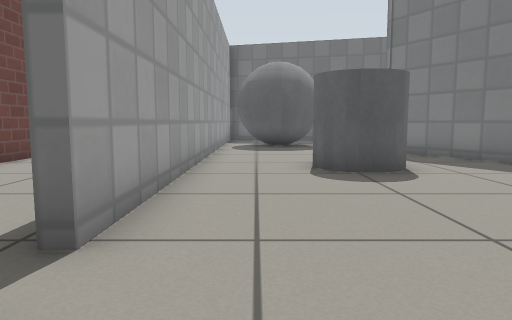
view 1 (above)

24 first-person views from a walk through a Gazebo world. The camera is 0.5 m above the floor, tilts 6° down and sees 70° across. The floor is counted in squares, 0.5 m on a side. Each view is taken from the middle of a square. On the plan, view 1 faces up. The plan holds only what a view shows up to about 13 squares ahead; the rest is blank. Simple patterns stand in for the simulator's built-in surfaces.

view 2
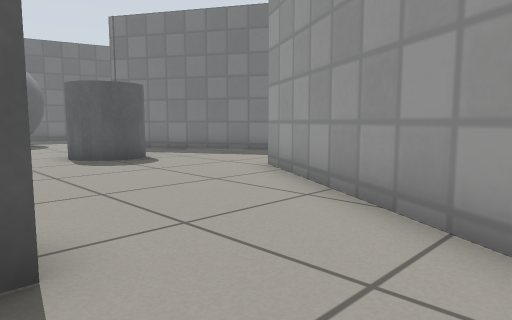

view 3
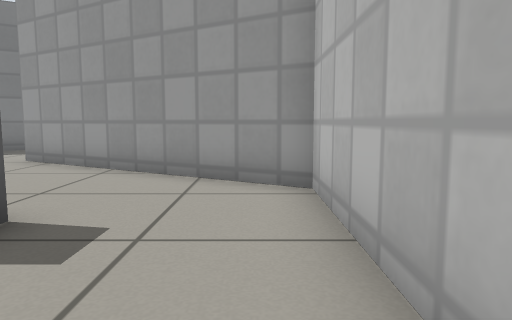

view 4
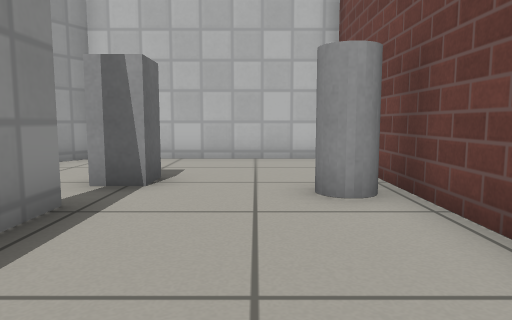

view 5
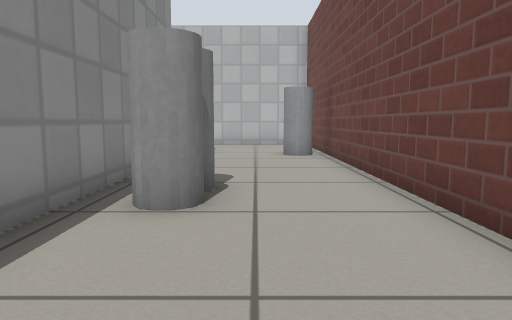

view 6
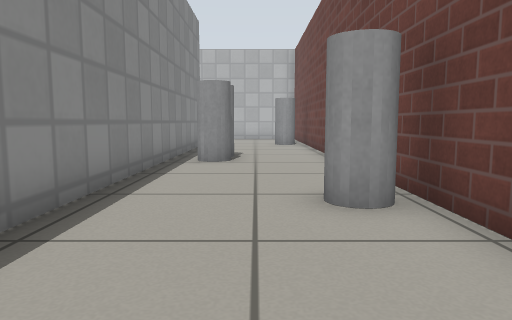

view 7
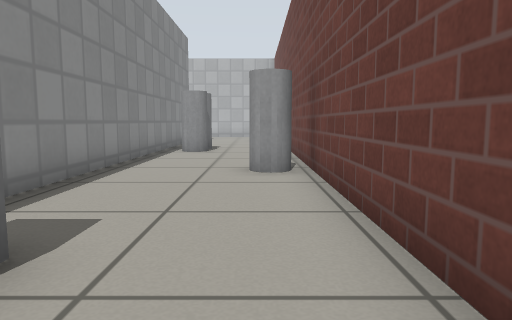

view 8
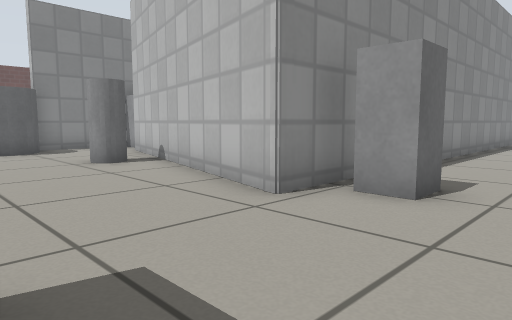

view 9
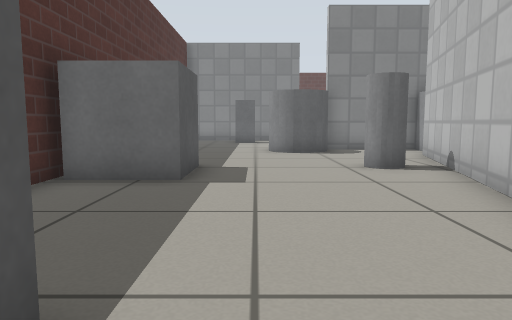

view 10
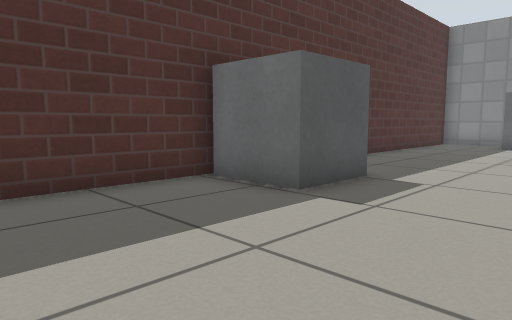

view 11
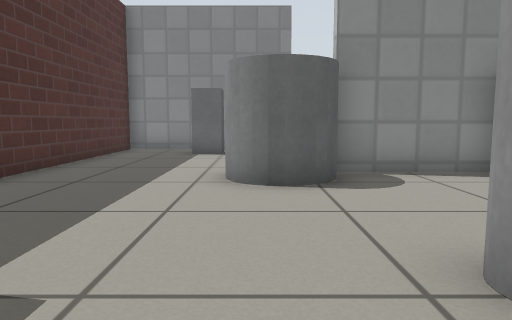

view 12
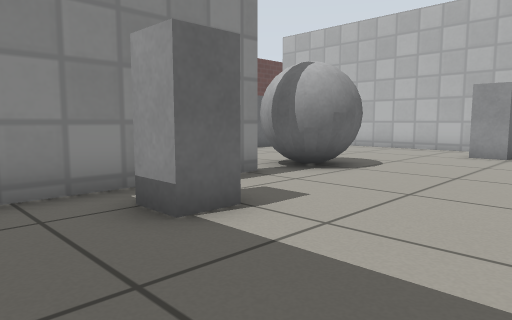

view 13
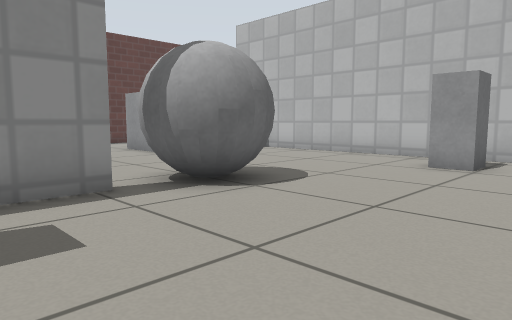

view 14
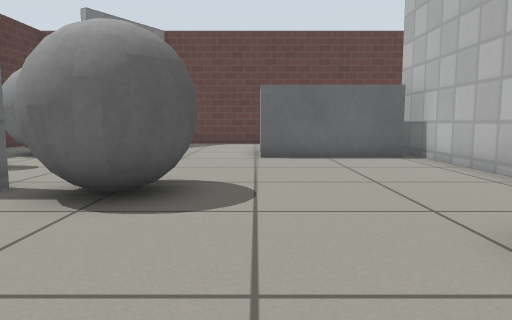

view 15
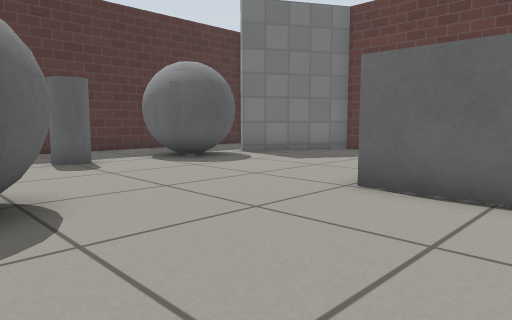

view 16
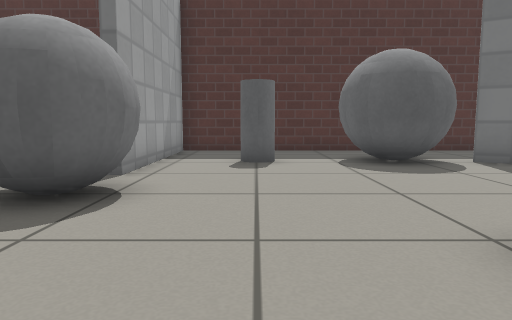

view 17
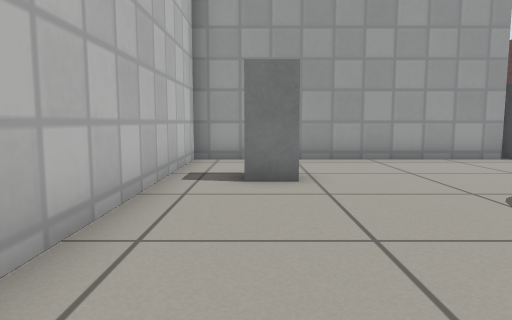

view 18
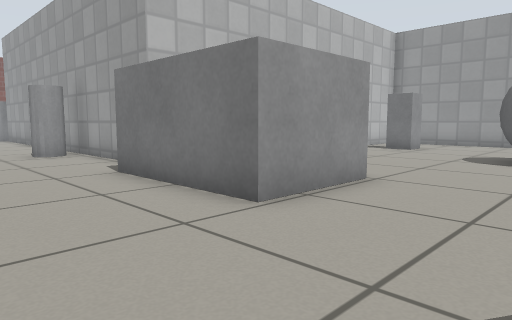

view 19
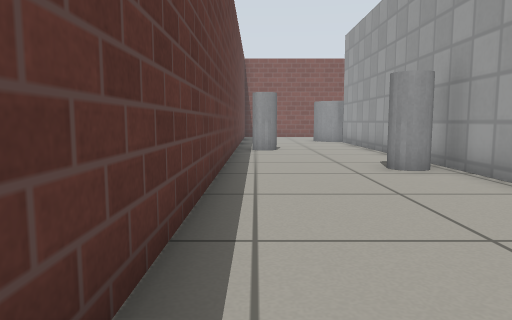

view 20
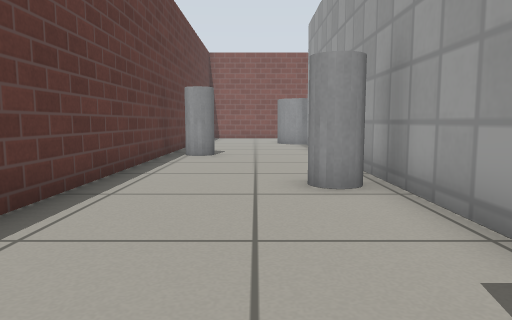

view 21
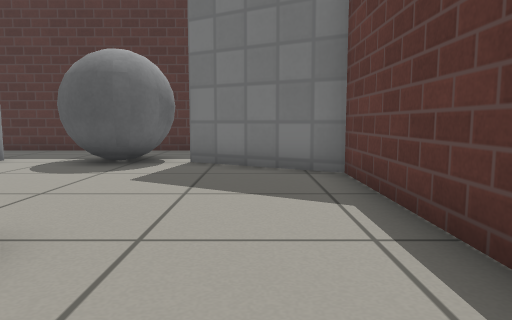

view 22
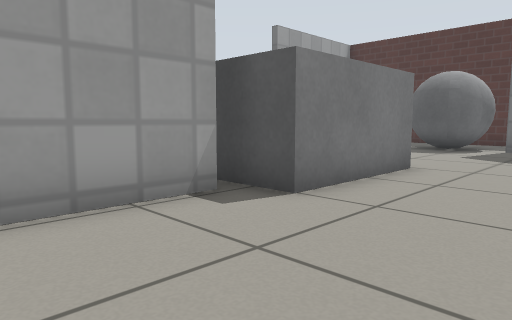

view 23
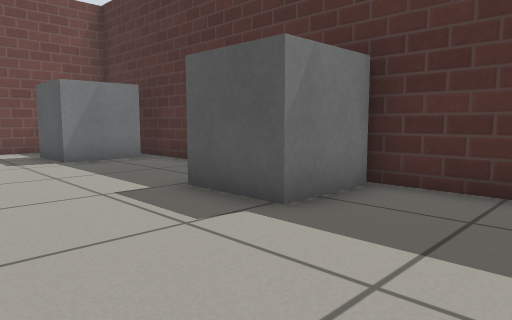

view 24
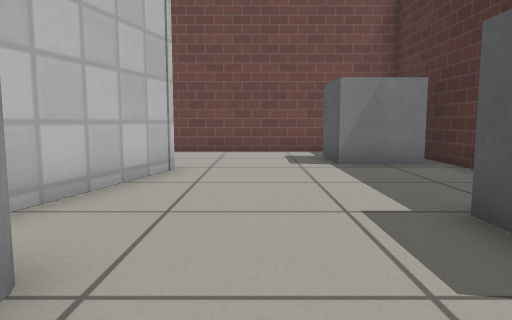

### Floor plan
Points are (right, up) in squares from view 1. A wall is a line through its corners. A room is listed if a view was taken in it or the views show most of it. See-through windows are left out.
Room 1 (views 1, 2)
walls: (-2.5, -2.8) (0.4, -2.8) (3.3, 2.2)
ways out: opening at (-1.5, 0) to room 2; opening at (1, 3)
objects: grey box (-2, 0) to (-1, 1)
Room 2 (views 3, 4, 5, 6, 7, 8, 9, 10, 11, 12, 13, 14, 15, 16, 17, 18, 19, 20, 21, 22, 23, 24)
walls: (9.1, 18.5) (9.1, 20.5) (9.4, 20.5) (9.4, 12.4) (21.8, 12.4) (21.8, 3.4); (25.5, 26.5) (15.5, 26.5) (15.5, 20.8) (15.2, 20.8) (15.2, 26.5) (-6.2, 26.5) (-6.2, -2.8) (-2.5, -2.8); (-1.7, 2.8) (-1.7, 20.3) (7.1, 17.9); (26.7, 2.6) (26.7, 21.1) (23.4, 23)
ways out: opening at (-1.5, 0) to room 1; opening at (8, 18); opening at (24, 2.7); gap at (15, 21)
objects: grey cylinder (-5, 2); grey cylinder (-5, 13) to (-5, 14); grey box (-4, 24) to (-3, 26); grey cylinder (-3, 7); grey cylinder (-3, 8) to (-3, 9); grey box (-3, 18) to (-2, 19); grey box (2, 24) to (4, 26); grey cylinder (4, 20) to (4, 21); grey cylinder (8, 21) to (9, 22); grey box (12, 14) to (13, 15); grey box (13, 23) to (14, 24); grey ball (14, 18) to (16, 20); grey cylinder (18, 23) to (18, 24); grey box (20, 13) to (23, 17); grey ball (20, 22) to (23, 24); grey cylinder (23, 8) to (23, 9); grey cylinder (25, 3) to (26, 3)

Where each view was taken, in squares from view 1:
view 1: 0 up, 0 right, facing up
view 2: 2 down, 2 left, facing up-right
view 3: 2 down, 5 left, facing right
view 4: 7 up, 4 left, facing down
view 5: 13 up, 4 left, facing down
view 6: 18 up, 4 left, facing down
view 7: 21 up, 5 left, facing down
view 8: 24 up, 5 left, facing down-right
view 9: 23 up, 4 left, facing right
view 10: 21 up, 2 left, facing up-right
view 11: 22 up, 2 right, facing right
view 12: 26 up, 10 right, facing down-right
view 13: 23 up, 10 right, facing down-right
view 14: 17 up, 10 right, facing right
view 15: 14 up, 15 right, facing up-right
view 16: 14 up, 18 right, facing up
view 17: 14 up, 19 right, facing left
view 18: 20 up, 26 right, facing down-left
view 19: 16 up, 26 right, facing down
view 20: 14 up, 24 right, facing down
view 21: 14 up, 25 right, facing up
view 22: 9 up, 26 right, facing up-left
view 23: 21 up, 7 right, facing up-left
view 24: 22 up, 6 right, facing left
